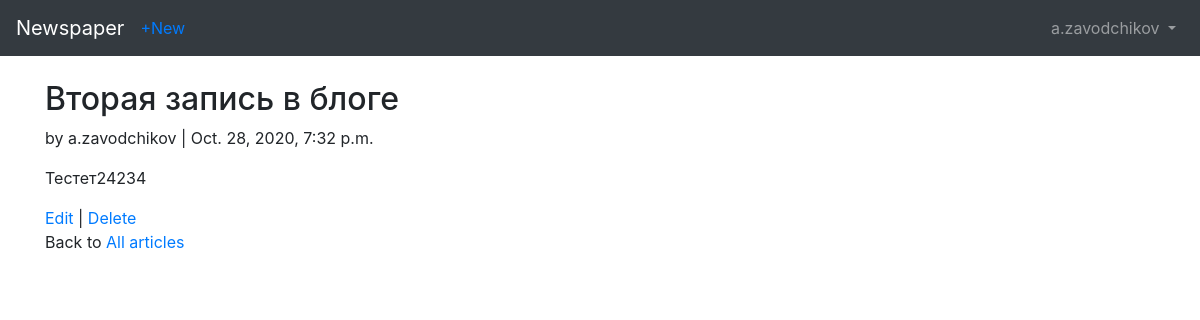
/articles/2/detail/ (signed in), run on an earlier commit of the app's database.
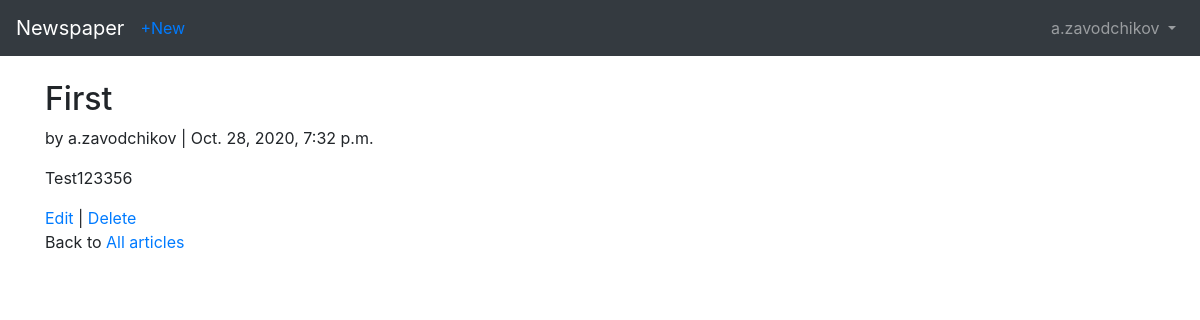
And on a later commit of the database.
### articles/models.py (models this page shows, shortened)
class Article(models.Model):
    title = models.CharField(max_length=255)
    body = models.TextField()
    date = models.DateTimeField(auto_now_add=True)
    author = models.ForeignKey(
        get_user_model(),
        on_delete=models.CASCADE,
    )

### users/models.py (models this page shows)
class CustomUser(AbstractUser):
    age = models.PositiveIntegerField(null=True, blank=True)

### articles/views.py (the view)
# urls.py: path('<int:pk>/detail/', ArticleDetailView.as_view(), name='article_detail'),
class ArticleDetailView(LoginRequiredMixin, DetailView):
    model = Article
    template_name = 'article_detail.html'
    login_url = 'login'

### templates/article_detail.html
{% extends 'base.html' %}
{% block content %}
    <div class="article-entry">
        <h2>{{ object.title}}</h2>
        <p>by {{ object.author }} | {{ object.date }}</p>
        <p>{{object.body}}</p>
    </div>
    <a href="{% url 'article_edit' article.pk %}">Edit</a> |
    <a href="{% url 'article_delete' article.pk %}">Delete</a>
    <p>Back to <a href="{% url 'article_list' %}"> All articles </a></p>
{% endblock content %}

What changed in the data, as far as the page shows it:
changed Article "a.zavodchikov": title "Вторая запись в блоге" → "First"; body "Тестет24234" → "Test123356"
